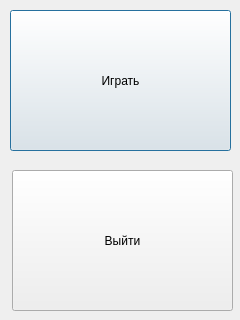
<?xml version="1.0" encoding="UTF-8"?>
<ui version="4.0">
 <class>MainWindow</class>
 <widget class="QDialog" name="MainWindow">
  <property name="geometry">
   <rect>
    <x>0</x>
    <y>0</y>
    <width>240</width>
    <height>320</height>
   </rect>
  </property>
  <property name="windowTitle">
   <string>Dialog</string>
  </property>
  <widget class="QPushButton" name="pushButton">
   <property name="geometry">
    <rect>
     <x>10</x>
     <y>10</y>
     <width>221</width>
     <height>141</height>
    </rect>
   </property>
   <property name="text">
    <string>Играть</string>
   </property>
   <property name="icon">
    <iconset resource="resource.qrc">
     <normaloff>:/resources/Image/Icon.png</normaloff>:/resources/Image/Icon.png</iconset>
   </property>
   <property name="shortcut">
    <string>Return</string>
   </property>
  </widget>
  <widget class="QPushButton" name="pushButton_2">
   <property name="geometry">
    <rect>
     <x>12</x>
     <y>170</y>
     <width>221</width>
     <height>141</height>
    </rect>
   </property>
   <property name="text">
    <string>Выйти</string>
   </property>
   <property name="icon">
    <iconset>
     <normaloff>Image/Quit.png</normaloff>Image/Quit.png</iconset>
   </property>
  </widget>
 </widget>
 <resources>
  <include location="resource.qrc"/>
 </resources>
 <connections/>
</ui>
